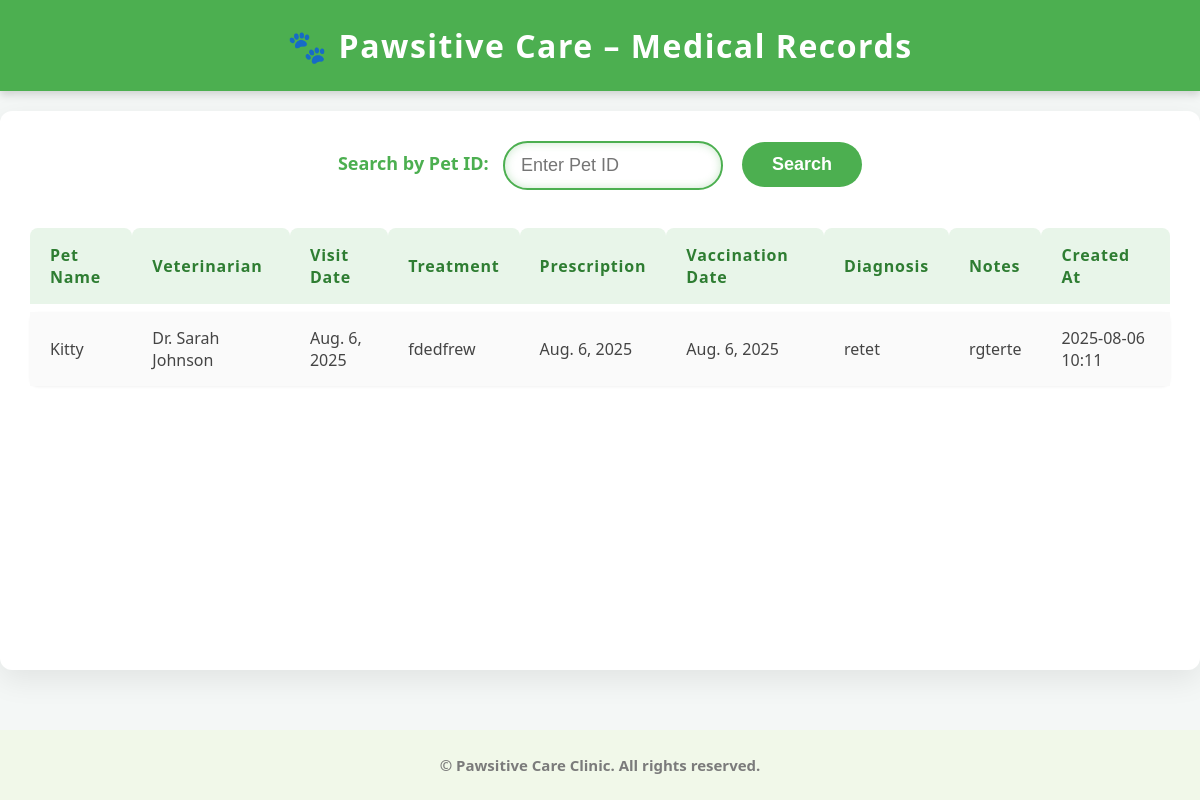
The page /records/ (signed in) on the database as committed earlier.
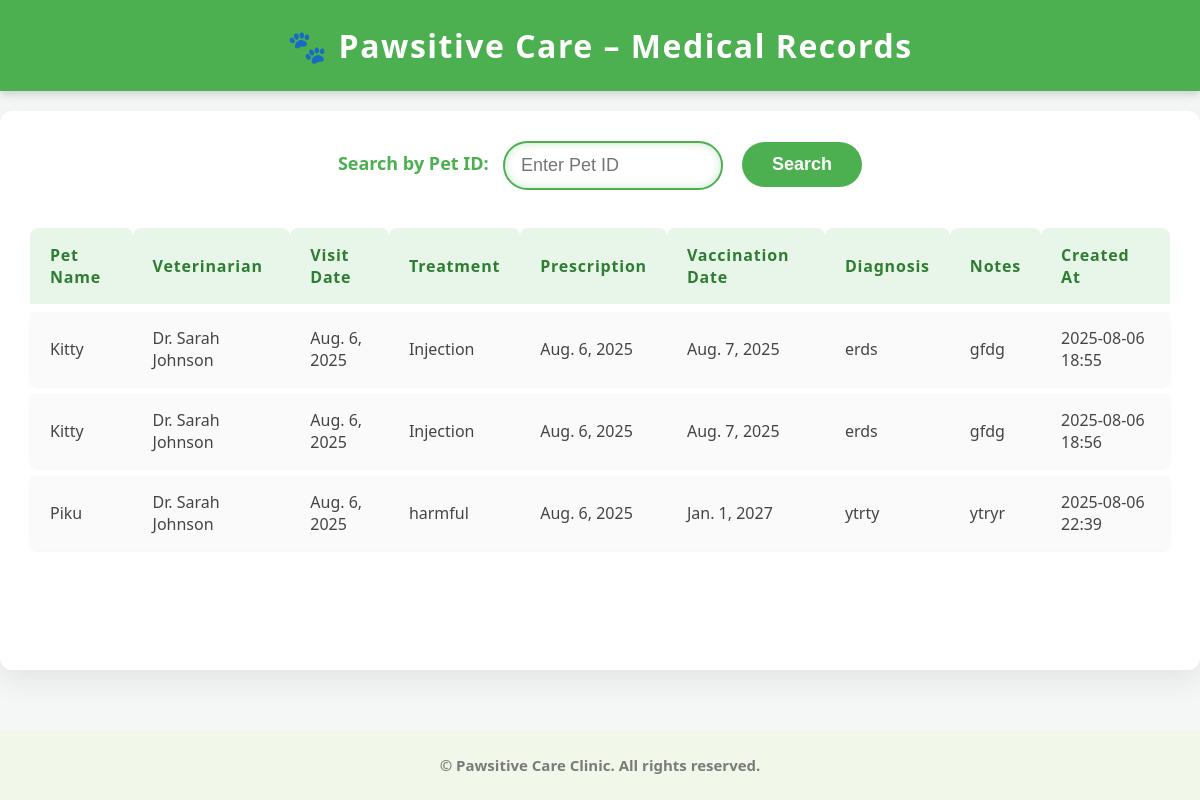
The same page on the database as committed later.
### records/models.py (models this page shows, shortened)
class PetsMedicalRecord(models.Model):
    record_id = models.AutoField(primary_key=True)
    pet = models.ForeignKey(pet_models.Pet, on_delete=models.CASCADE,related_name='pets_medical_records')
    vaterian = models.ForeignKey(settings.AUTH_USER_MODEL, on_delete=models.CASCADE, related_name='pets_medical_records_vaterian')
    visit_date = models.DateField()
    treatment = models.CharField(max_length=100)
    prescription = models.DateField()
    vaccination_date = models.DateField()
    diagnosis = models.TextField()
    notes = models.TextField()
    created_at = models.DateTimeField(auto_now_add=True)

### pets/models.py (models this page shows, shortened)
class Pet(models.Model):
    SPECIES_CHOICES = [
        ('DOG', 'Dog'),
        ('CAT', 'Cat'),
        ('BIRD', 'Bird'),
        ('RABBIT', 'Rabbit'),
        ('HAMSTER', 'Hamster'),
        ('GUINEA_PIG', 'Guinea Pig'),
        ('FISH', 'Fish'),
        ('TURTLE', 'Turtle'),
        ('SNAKE', 'Snake'),
        ('LIZARD', 'Lizard'),
        ('FERRET', 'Ferret'),
        ('HORSE', 'Horse'),
        ('CHICKEN', 'Chicken'),
        ('PARROT', 'Parrot'),
        ('OTHER', 'Other'),
    ]
    GENDER_CHOICES = [
        ('M', 'Male'),
        ('F', 'Female'),
        ('U', 'Unknown'),
    ]
    name = models.CharField(max_length=100)
    species = models.CharField(max_length=10, choices=SPECIES_CHOICES)
    breed = models.CharField(max_length=100, blank=True)
    age = models.IntegerField(help_text="Age in years", null=True, blank=True)
    gender = models.CharField(max_length=1, choices=GENDER_CHOICES, default='U')
    weight = models.DecimalField(max_digits=5, decimal_places=2, null=True, blank=True)
    color = models.CharField(max_length=50, blank=True)
    microchip_id = models.CharField(max_length=50, blank=True, unique=True)
    owner = models.ForeignKey(settings.AUTH_USER_MODEL, on_delete=models.CASCADE, related_name='pets')
    medical_conditions = models.TextField(blank=True)
    special_notes = models.TextField(blank=True)
    vaccination_status = models.CharField(
        max_length=20,
        choices=[
            ('UP_TO_DATE', 'Up to Date'),
            ('DUE_SOON', 'Due Soon'),
            ('OVERDUE', 'Overdue'),
            ('UNKNOWN', 'Unknown')
        ],
        default='UNKNOWN',
        help_text="Current status of pet's vaccinations"
    )
    created_at = models.DateTimeField(auto_now_add=True)
    updated_at = models.DateTimeField(auto_now=True)
    is_active = models.BooleanField(default=True)
    objects = PetQuerySet.as_manager()
    observers = []
    class Meta:
        ordering = ['-created_at']
        indexes = [
            models.Index(fields=['name']),
            models.Index(fields=['owner']),
            models.Index(fields=['species']),
        ]

### accounts/models.py (models this page shows, shortened)
class CustomUser(AbstractUser):
    ROLE_CHOICES = [
        ('admin', 'Admin'),
        ('vet', 'Veterinarian'),
        ('staff', 'Staff'),
        ('client', 'Client'),
    ]
    phone = models.CharField(max_length=20, blank=False)
    address = models.TextField(blank=False)
    role = models.CharField(max_length=10, choices=ROLE_CHOICES, default='client')

### records/views.py (the view)
# urls.py: path('', views.view_records, name='view_records'),
@login_required
def view_records(request):
    pet_id = request.GET.get('pet_id')
    if pet_id:
        records = PetsMedicalRecord.objects.filter(pet__id=pet_id)
    else:
        records = PetsMedicalRecord.objects.all()
    context = {
        'records': records,
        'title': 'All Medical Records',
    }
    return render(request, 'view_records.html', context)

### petmedia/context_processors.py (called while the page is built)
def recent_blog_posts(request):
    try:
        recent_posts = repo_manager.posts.get_recent_posts(limit=3)
        return {'recent_blog_posts': recent_posts}
    except Exception:
        return {'recent_blog_posts': []}

def blog_stats(request):
    try:
        if request.user.is_authenticated:
            user_posts_count = repo_manager.posts.get_by_author(request.user).count()
            return {'user_blog_posts_count': user_posts_count}
        return {'user_blog_posts_count': 0}
    except Exception:
        return {'user_blog_posts_count': 0}

### petmedia/patterns/repository.py (called while the page is built)
    def get_by_author(self, author: 'User') -> QuerySet['BlogPost']:
        return self.model.objects.filter(
            author=author
        ).select_related('category', 'related_pet')

    def get_recent_posts(self, limit: int = 10) -> QuerySet['BlogPost']:
        return self.model.objects.filter(
            is_published=True
        ).order_by('-created_at')[:limit].select_related('author', 'category', 'related_pet')

    @property
    def posts(self) -> BlogPostRepository:
        if self._post_repo is None:
            self._post_repo = BlogPostRepository()
        return self._post_repo

### records/templates/view_records.html (shortened to what this page needs)
<!DOCTYPE html>
<html lang="en">
<head>
</head>
<body>
<header>
  🐾 Pawsitive Care – Medical Records
</header>
<main>
  <form method="get" class="search-form" onsubmit="return validateSearch()">
    <label for="pet_id">Search by Pet ID:</label>
    <input type="number" name="pet_id" id="pet_id" placeholder="Enter Pet ID" min="1" />
    <button type="submit">Search</button>
  </form>
  {% if records %}
  <table class="records-table" id="recordsTable">
    <thead>
      <tr>
        <th>Pet Name</th>
        <th>Veterinarian</th>
        <th>Visit Date</th>
        <th>Treatment</th>
        <th>Prescription</th>
        <th>Vaccination Date</th>
        <th>Diagnosis</th>
        <th>Notes</th>
        <th>Created At</th>
      </tr>
    </thead>
    <tbody>
      {% for record in records %}
      <tr data-id="{{ record.record_id }}" onclick="goToDetail(this)" tabindex="0" onkeypress="handleKeyPress(event, this)">
        <td>{{ record.pet.name }}</td>
        <td>{{ record.vaterian.get_full_name|default:record.vaterian.username }}</td>
        <td>{{ record.visit_date }}</td>
        <td>{{ record.treatment }}</td>
        <td>{{ record.prescription }}</td>
        <td>{{ record.vaccination_date }}</td>
        <td>{{ record.diagnosis }}</td>
        <td>{{ record.notes|default:"N/A" }}</td>
        <td>{{ record.created_at|date:"Y-m-d H:i" }}</td>
      </tr>
      {% endfor %}
    </tbody>
  </table>
  {% else %}
  <div class="no-records">
    No medical records found.
  </div>
  {% endif %}
</main>
<footer>
  &copy; {{ now|date:"Y" }} Pawsitive Care Clinic. All rights reserved.
</footer>
</body>
</html>

Rows that differ between the two databases and show on the page:
removed PetsMedicalRecord: pet.name "Kitty", vaterian.get_full_name "Dr. Sarah Johnson", visit_date "Aug. 6, 2025", treatment "fdedfrew", prescription "Aug. 6, 2025", vaccination_date "Aug. 6, 2025", diagnosis "retet", notes "rgterte", created_at "2025-08-06 10:11"
added PetsMedicalRecord: pet.name "Kitty", vaterian.get_full_name "Dr. Sarah Johnson", visit_date "Aug. 6, 2025", treatment "Injection", prescription "Aug. 6, 2025", vaccination_date "Aug. 7, 2025", diagnosis "erds", notes "gfdg", created_at "2025-08-06 18:55"
added PetsMedicalRecord: pet.name "Kitty", vaterian.get_full_name "Dr. Sarah Johnson", visit_date "Aug. 6, 2025", treatment "Injection", prescription "Aug. 6, 2025", vaccination_date "Aug. 7, 2025", diagnosis "erds", notes "gfdg", created_at "2025-08-06 18:56"
added PetsMedicalRecord: pet.name "Piku", vaterian.get_full_name "Dr. Sarah Johnson", visit_date "Aug. 6, 2025", treatment "harmful", prescription "Aug. 6, 2025", vaccination_date "Jan. 1, 2027", diagnosis "ytrty", notes "ytryr", created_at "2025-08-06 22:39"
